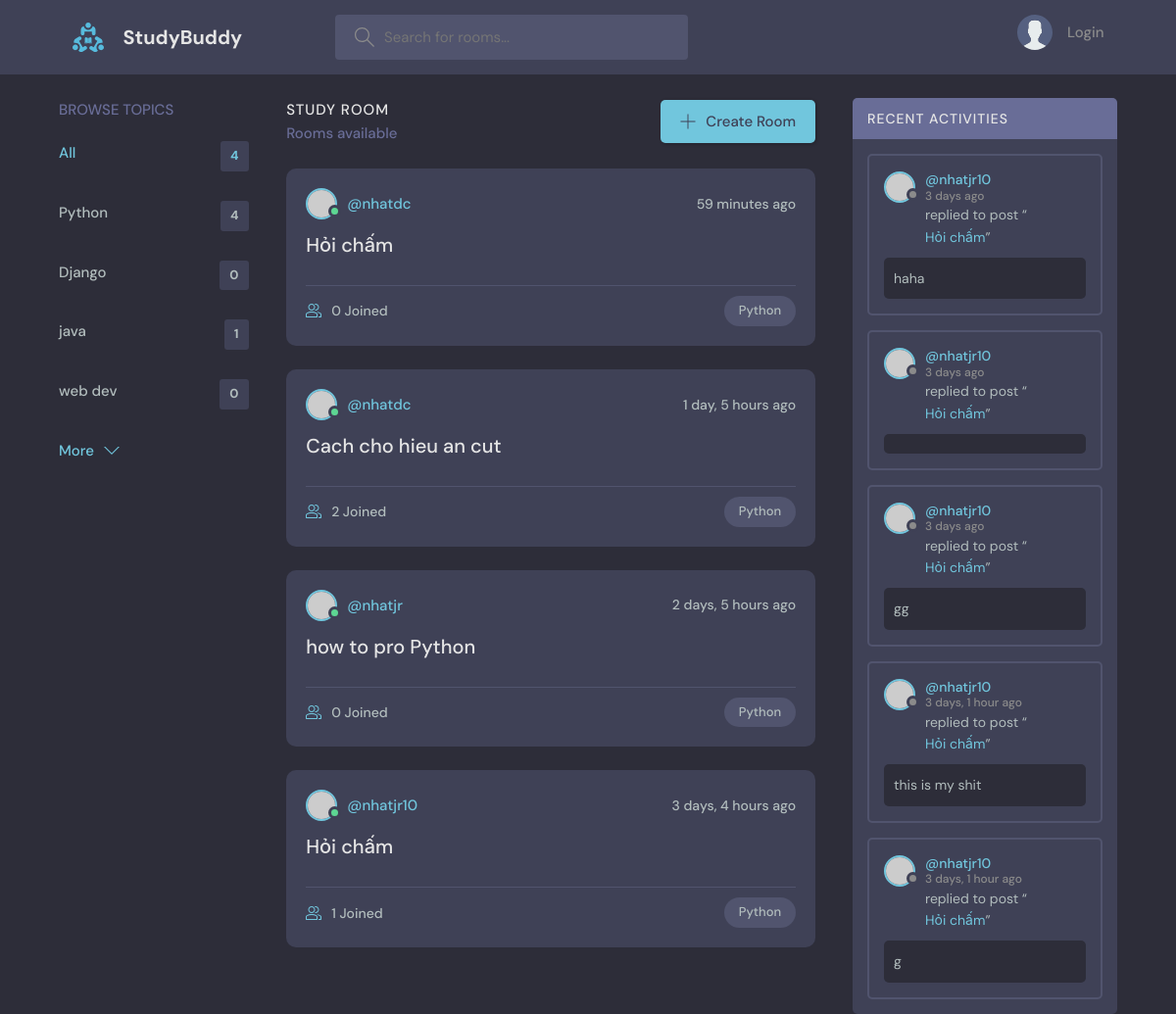
Page /?q=Python on the committed database.
### base/models.py (models this page shows, shortened)
class Topic(models.Model):
    name = models.CharField(max_length=200)

class Room(models.Model):
    host = models.ForeignKey(User, on_delete=models.SET_NULL, null = True)
    topic = models.ForeignKey(Topic, on_delete=models.SET_NULL, null = True)
    name = models.CharField(max_length=200)
    description = models.TextField(null=True, blank=True)
    participants = models.ManyToManyField(
        User,
        related_name='paticipants',
        blank=True)
    update = models.DateTimeField(auto_now=True)
    created = models.DateTimeField(auto_now_add=True)
    class Meta:
        ordering = ['-update', '-created']
    def __str__(self):
        return str(self.name)

class Message(models.Model):
    user = models.ForeignKey(User, on_delete=models.CASCADE)
    room = models.ForeignKey(Room, on_delete=models.CASCADE)
    body = models.TextField()
    update= models.DateTimeField(auto_now_add=True)
    created = models.DateTimeField(auto_now_add=True)
    class Meta:
        ordering = ['-update', '-created']

### base/views.py (the view)
# urls.py: 2. Add a URL to urlpatterns:  path('', views.home, name='home')
def home(request):
    q = request.GET.get('q') if request.GET.get('q') != None else ''
    rooms  = Room.objects.filter(
        Q(topic__name__icontains = q) |
        Q(name__icontains = q) |
        Q(description__icontains = q)
        )
    topics = Topic.objects.all()
    room_count = rooms.count()
    messages = Message.objects.all()
    context = {'rooms' : rooms, 'topics' : topics, 'room_count': room_count, 'messages' : messages}
    return render(request, 'base/home.html', context)

### base/templates/base/home.html (shortened to what this page needs)
{% extends 'main.html' %}
{% block content %}
    <main class="layout layout--3">
      <div class="container">
        {% include 'base/topics_component.html' %}
        <div class="roomList">
          <div class="roomList__header">
            <div>
              <h2>Study Room</h2>
              <p>{{roomcount}} Rooms available</p>
            </div>
            <a class="btn btn--main" href="{% url 'create-room' %}">
              <svg version="1.1" xmlns="http://www.w3.org/2000/svg" width="32" height="32" viewBox="0 0 32 32">
                <title>add</title>
                <path
                  d="M16.943 0.943h-1.885v14.115h-14.115v1.885h14.115v14.115h1.885v-14.115h14.115v-1.885h-14.115v-14.115z"
                ></path>
              </svg>
              Create Room
            </a>
          </div>
          {% include 'base/feed_component.html' %}
        </div>
        {% include 'base/activity_component.html' %}
      </div>
    </main>
{% endblock %}

### base/templates/base/topics_component.html (shortened to what this page needs)
<div class="topics">
    <div class="topics__header">
      <h2>Browse Topics</h2>
    </div>
    <ul class="topics__list">
      <li>
        <a href="{% url 'home' %}" class="active">All <span>{{topics.count}}</span></a>
      </li>
      {% for topic in topics %}
      <li>
        <a href="{% url 'home' %}?q={{topic.name}}"> {{topic.name}} <span>{{topic.room_set.all.count}}</span></a>
      </li>
      {% endfor %}
    </ul>
    <a class="btn btn--link" href="topics.html">
      More
      <svg version="1.1" xmlns="http://www.w3.org/2000/svg" width="32" height="32" viewBox="0 0 32 32">
        <title>chevron-down</title>
        <path d="M16 21l-13-13h-3l16 16 16-16h-3l-13 13z"></path>
      </svg>
    </a>
  </div>

### base/templates/base/feed_component.html (shortened to what this page needs)
{% for room in rooms %}
<div class="roomListRoom">
    <div class="roomListRoom__header">
      <a href="{% url 'user-profile' room.host.id %}" class="roomListRoom__author">
        <div class="avatar avatar--small active">
          <img src="https://randomuser.me/api/portraits/men/11.jpg" />
        </div>
        <span>@{{room.host.username}}</span>
      </a>
      <div class="roomListRoom__actions">
        <span>{{room.created|timesince}} ago</span>
      </div>
    </div>
    <div class="roomListRoom__content">
      <a href="{% url 'room' room.id %}">{{room.name}}</a>
    </div>
    <div class="roomListRoom__meta">
      <a class="roomListRoom__joined">
        {{room.participants.all.count}} Joined
      </a>
      <p class="roomListRoom__topic">{{room.topic.name}}</p>
    </div>
</div>
{% endfor %}

### base/templates/base/activity_component.html (shortened to what this page needs)
<div class="activities">
    <div class="activities__header">
      <h2>Recent Activities</h2>
    </div>
    {% for mess in messages %}
    <div class="activities__box">
      <div class="activities__boxHeader roomListRoom__header">
        <a href="{% url 'user-profile' mess.user.id %}" class="roomListRoom__author">
          <div class="avatar avatar--small">
            <img src="https://randomuser.me/api/portraits/women/11.jpg" />
          </div>
          <p>
            @{{mess.user}}
            <span>{{mess.created|timesince}} ago</span>
          </p>
        </a>
      </div>
      <div class="activities__boxContent">
        <p>replied to post “<a href="{% url 'room' mess.room.id %}">{{mess.room}}</a>”</p>
        <div class="activities__boxRoomContent">
         {{mess.body}}
        </div>
      </div>
    </div>
    {% endfor %}
</div>

### rows in the picture
Topic: name "Python", room_set.all.count "4"
Topic: name "Django", room_set.all.count "0"
Topic: name "java", room_set.all.count "1"
Topic: name "web dev", room_set.all.count "0"
Room: host.username "nhatdc", created "59 minutes", name "Hỏi chấm", participants.all.count "0", topic.name "Python"
Room: host.username "nhatdc", created "1 day, 5 hours", name "Cach cho hieu an cut", participants.all.count "2", topic.name "Python"
Room: host.username "nhatjr", created "2 days, 5 hours", name "how to pro Python", participants.all.count "0", topic.name "Python"
Room: host.username "nhatjr10", created "3 days, 4 hours", name "Hỏi chấm", participants.all.count "1", topic.name "Python"
Message: user "nhatjr10", created "3 days", room "Hỏi chấm", body "haha"
Message: user "nhatjr10", created "3 days", room "Hỏi chấm"
Message: user "nhatjr10", created "3 days", room "Hỏi chấm", body "gg"
Message: user "nhatjr10", created "3 days, 1 hour", room "Hỏi chấm", body "this is my shit"
Message: user "nhatjr10", created "3 days, 1 hour", room "Hỏi chấm", body "g"

### other values in the picture
{{ topics.count }} "4"
